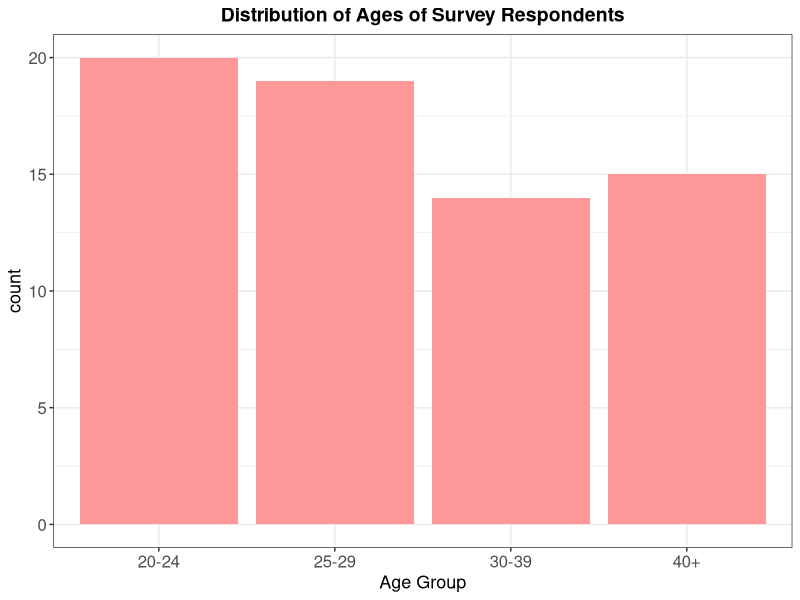
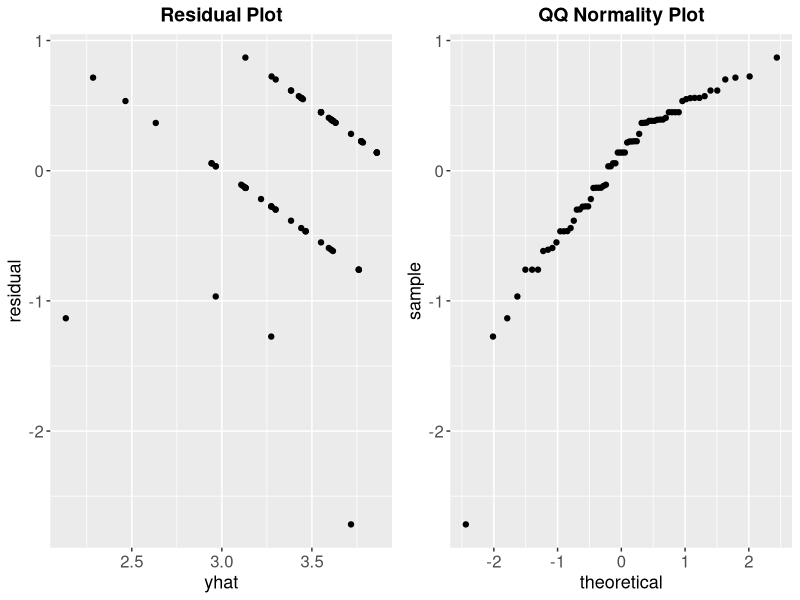
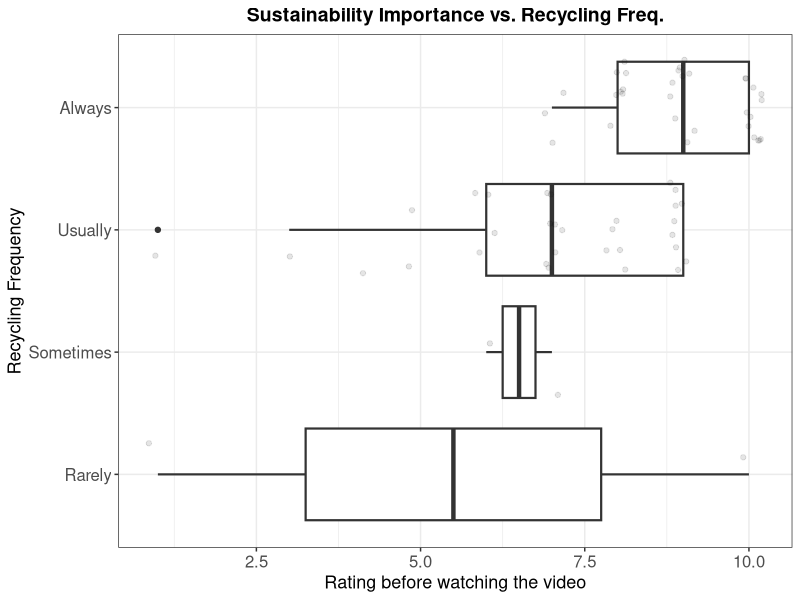

Generate these figures, in order, with R: (Note: this script raises an error after producing the figures.)
## ---- chunk 1
knitr::opts_chunk$set(echo = TRUE)
knitr::opts_chunk$set(fig.path = "images_report/")
library(tidyverse)
library(gridExtra)
library(MASS)
## ---- chunk 2
# load data
tidy_data <- read.csv("../data/tidy_data.csv")

# factor relevel
tidy_data$recycling_freq <- tidy_data$recycling_freq %>% fct_relevel("Rarely","Sometimes","Usually","Always")
tidy_data$background <- tidy_data$background %>% fct_relevel("Yes","No")
tidy_data$watch <- tidy_data$watch %>% fct_relevel("Have watched","Will pass")
## ---- chunk 3
# Changing recycling_freq to not be a factor for linear regression analysis.
tidy_data <- tidy_data %>%
  mutate(recycling_freq_nf = if_else(recycling_freq =="Always",
                                     5, if_else(recycling_freq == "Usually",
                                     4, if_else(recycling_freq == "Sometimes",
                                     3, if_else(recycling_freq == "Rarely",
                                     2, if_else(recycling_freq == "Never",
                                     1, 0))))))

## ---- chunk 4
head(tidy_data)
tidy_data <- tidy_data %>%
  mutate(age = if_else((age == "30-34" | age == "35-39"), "30-39", as.character(age)))


## ---- chunk 5
ggplot(tidy_data, aes(age)) +
  geom_histogram(stat = "Count", fill = "#ff9999") +
  labs(x = "Age Group",
       title = "Distribution of Ages of Survey Respondents") +
  theme_bw() +
  theme(plot.title = element_text(size = 14, face = "bold", hjust = 0.5),
        axis.text = element_text(size = 12),
        axis.title = element_text(size = 13))

## ---- chunk 6
lm_test <- lm(recycling_freq %>% as.numeric() ~ self_rating_before + background + age, data = tidy_data)

lm_data <- tidy_data %>%
  mutate(recycling_freq_num = as.numeric(recycling_freq),
         lm_fitted = lm_test %>% fitted(),
         lm_resid = lm_test %>% resid())

resid_plot <- lm_data %>%
  ggplot(aes(x= lm_fitted, y = lm_resid)) +
  geom_point() +
  labs(x="yhat", y="residual",title="Residual Plot") +
  theme(plot.title = element_text(size = 14, face = "bold", hjust = 0.5),
        axis.text = element_text(size = 12),
        axis.title = element_text(size = 13))

qq_norm <- lm_data %>%
  ggplot(aes(sample= lm_resid)) +
  stat_qq() +
  labs(title="QQ Normality Plot") +
  theme(plot.title = element_text(size = 14, face = "bold", hjust = 0.5),
        axis.text = element_text(size = 12),
        axis.title = element_text(size = 13))

grid.arrange(resid_plot,qq_norm,nrow=1)
## ---- chunk 7
simple_model= lm(data=tidy_data, recycling_freq_nf ~ self_rating_before)
age_confounder= lm(data=tidy_data, recycling_freq_nf ~ self_rating_before + age)
background_confounder= lm(data=tidy_data, recycling_freq_nf ~ self_rating_before + background)
interaction_effects = lm(data=tidy_data, recycling_freq_nf ~ self_rating_before + background*age)

summary(simple_model)
## ---- chunk 8
all_variables= lm(data=tidy_data, recycling_freq_nf ~ self_rating_before + background + age)

summary(all_variables)
## ---- chunk 9
# Visualization of relationship between recycling freq. and self rating before watching the video
tidy_data %>%
  ggplot(aes(x = recycling_freq, y = self_rating_before)) +
  geom_boxplot(size = .75) +
  geom_jitter(alpha = .1, height = .2) +
  theme(axis.text.x = element_text(angle = 45, hjust = 1, vjust = 1)) +
  coord_flip() +
  theme_bw() +
  labs(y = "Rating before watching the video", x = "Recycling Frequency") +
  ggtitle("Sustainability Importance vs. Recycling Freq.") +
  theme(plot.title = element_text(size = 14, face = "bold", hjust = 0.5),
        axis.text = element_text(size = 12),
        axis.title = element_text(size = 13))
## ---- chunk 10
# Fit a OLR model without interaction
olr_model <- polr(recycling_freq ~ self_rating_before + background + age, data = tidy_data)

tidy_data <- tidy_data %>%
  cbind(., olr_model_prob = predict(olr_model, ., type = "probs")) %>% #estimated probability
  cbind(., olr_model_decision = predict(olr_model))                   #estimated result according to the probabilities
## ---- chunk 11
gf <- table(tidy_data$recycling_freq, tidy_data$olr_model_decision)
accuracy <- (gf[1] + gf[6] + gf[11] + gf[16]) / 68 # 68 observations

print(paste("AIC = ", AIC(olr_model)))
print(paste("Log likelihood = ", logLik(olr_model)))
print(paste("Overall accuracy = ", accuracy)) # The larger the better
## ---- chunk 12
# Get the coefficients
summary(olr_model)
exp(coef(olr_model))
## ---- chunk 13
upper_CI = exp(0.6730300 + 1.96*0.1722552)
lower_CI = exp(0.6730300 - 1.96*0.1722552)
print(paste("95% CI for non-interaction model= ", lower_CI, upper_CI))

## ---- chunk 14
# Fit a OLR model with interaction
olr_model_interaction <- polr(recycling_freq ~ self_rating_before + background * age, data = tidy_data)

tidy_data <- tidy_data %>%
  cbind(., olr_model_prob2 = predict(olr_model_interaction, .,
                                    type = "probs")) %>% #estimated probability
  cbind(., olr_model_decision2 = predict(olr_model_interaction))                   #estimated result according to the probabilities
## ---- chunk 15
gf2 <- table(tidy_data$recycling_freq, tidy_data$olr_model_decision2)
accuracy <- (gf2[1] + gf2[6] + gf2[11] + gf2[16]) / 68 # 68 observations

print(paste("AIC for OLR model with interaction = ", AIC(olr_model_interaction)))
print(paste("Log likelihood of OLR model with interaction = ", logLik(olr_model_interaction)))
print(paste("Overall accuracy of OLR model with interaction = ", accuracy)) # The larger the better
## ---- chunk 16

anova(olr_model, olr_model_interaction)
## ---- chunk 17
#summary(olr_model_interaction)
# Get the coefficients
# exp(coef((olr_model_interaction)))
## ---- chunk 18
tidy_data_ttest <- tidy_data %>%
  filter(watch %in% 'Have watched')


t.test(tidy_data_ttest$self_rating_before, tidy_data_ttest$self_rating_after, paired=TRUE)
